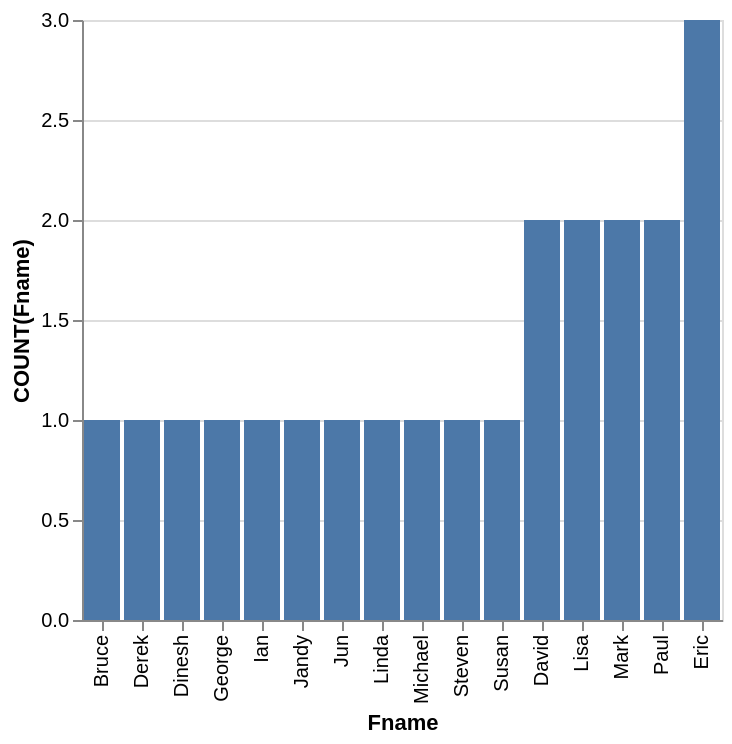

This figure's Vega-Lite source:
### Vega-Lite specification from a JSON file in a GitHub repository (floating-point values rounded to 4 significant figures)
{"data": {"values": [{"x_data": "Bruce", "y_data": 1}, {"x_data": "Derek", "y_data": 1}, {"x_data": "Dinesh", "y_data": 1}, {"x_data": "George", "y_data": 1}, {"x_data": "Ian", "y_data": 1}, {"x_data": "Jandy", "y_data": 1}, {"x_data": "Jun", "y_data": 1}, {"x_data": "Linda", "y_data": 1}, {"x_data": "Michael", "y_data": 1}, {"x_data": "Steven", "y_data": 1}, {"x_data": "Susan", "y_data": 1}, {"x_data": "David", "y_data": 2}, {"x_data": "Lisa", "y_data": 2}, {"x_data": "Mark", "y_data": 2}, {"x_data": "Paul", "y_data": 2}, {"x_data": "Eric", "y_data": 3}]}, "mark": "bar", "encoding": {"x": {"field": "x_data", "type": "nominal", "title": "Fname", "sort": {"op": "sum", "field": "y_data", "order": "ascending"}}, "y": {"field": "y_data", "type": "quantitative", "title": "COUNT(Fname)"}}}
